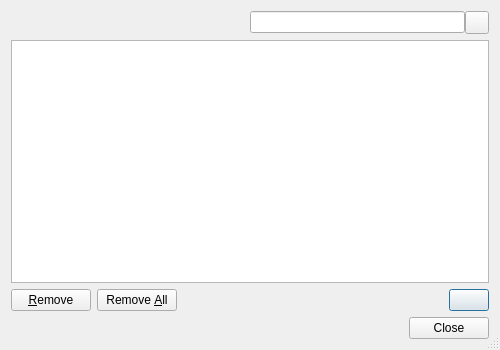
<?xml version="1.0" encoding="UTF-8"?>
<ui version="4.0">
 <class>PasswordsDialog</class>
 <widget class="QDialog" name="PasswordsDialog">
  <property name="geometry">
   <rect>
    <x>0</x>
    <y>0</y>
    <width>500</width>
    <height>350</height>
   </rect>
  </property>
  <property name="windowTitle">
   <string>Saved Passwords</string>
  </property>
  <property name="sizeGripEnabled">
   <bool>true</bool>
  </property>
  <layout class="QVBoxLayout" name="verticalLayout">
   <item>
    <layout class="QHBoxLayout" name="horizontalLayout_2">
     <item>
      <spacer name="horizontalSpacer">
       <property name="orientation">
        <enum>Qt::Horizontal</enum>
       </property>
       <property name="sizeHint" stdset="0">
        <size>
         <width>40</width>
         <height>20</height>
        </size>
       </property>
      </spacer>
     </item>
     <item>
      <layout class="QHBoxLayout" name="horizontalLayout">
       <property name="spacing">
        <number>0</number>
       </property>
       <item>
        <widget class="QLineEdit" name="searchEdit">
         <property name="toolTip">
          <string>Enter search term</string>
         </property>
        </widget>
       </item>
       <item>
        <widget class="QToolButton" name="clearButton">
         <property name="toolTip">
          <string>Press to clear the search edit</string>
         </property>
         <property name="text">
          <string/>
         </property>
        </widget>
       </item>
      </layout>
     </item>
    </layout>
   </item>
   <item>
    <widget class="E4TableView" name="passwordsTable">
     <property name="alternatingRowColors">
      <bool>true</bool>
     </property>
     <property name="selectionBehavior">
      <enum>QAbstractItemView::SelectRows</enum>
     </property>
     <property name="textElideMode">
      <enum>Qt::ElideMiddle</enum>
     </property>
     <property name="showGrid">
      <bool>false</bool>
     </property>
     <property name="sortingEnabled">
      <bool>true</bool>
     </property>
    </widget>
   </item>
   <item>
    <layout class="QHBoxLayout" name="horizontalLayout_3">
     <item>
      <widget class="QPushButton" name="removeButton">
       <property name="toolTip">
        <string>Press to remove the selected entries</string>
       </property>
       <property name="text">
        <string>&amp;Remove</string>
       </property>
       <property name="autoDefault">
        <bool>false</bool>
       </property>
      </widget>
     </item>
     <item>
      <widget class="QPushButton" name="removeAllButton">
       <property name="toolTip">
        <string>Press to remove all entries</string>
       </property>
       <property name="text">
        <string>Remove &amp;All</string>
       </property>
       <property name="autoDefault">
        <bool>false</bool>
       </property>
      </widget>
     </item>
     <item>
      <spacer name="horizontalSpacer_2">
       <property name="orientation">
        <enum>Qt::Horizontal</enum>
       </property>
       <property name="sizeHint" stdset="0">
        <size>
         <width>208</width>
         <height>20</height>
        </size>
       </property>
      </spacer>
     </item>
     <item>
      <widget class="QPushButton" name="passwordsButton">
       <property name="toolTip">
        <string>Press to toggle the display of passwords</string>
       </property>
       <property name="text">
        <string/>
       </property>
      </widget>
     </item>
    </layout>
   </item>
   <item>
    <widget class="QDialogButtonBox" name="buttonBox">
     <property name="orientation">
      <enum>Qt::Horizontal</enum>
     </property>
     <property name="standardButtons">
      <set>QDialogButtonBox::Close</set>
     </property>
    </widget>
   </item>
  </layout>
 </widget>
 <customwidgets>
  <customwidget>
   <class>E4TableView</class>
   <extends>QTableView</extends>
   <header>E4Gui/E4TableView.h</header>
  </customwidget>
 </customwidgets>
 <tabstops>
  <tabstop>searchEdit</tabstop>
  <tabstop>clearButton</tabstop>
  <tabstop>passwordsTable</tabstop>
  <tabstop>removeButton</tabstop>
  <tabstop>removeAllButton</tabstop>
  <tabstop>passwordsButton</tabstop>
  <tabstop>buttonBox</tabstop>
 </tabstops>
 <resources/>
 <connections>
  <connection>
   <sender>buttonBox</sender>
   <signal>accepted()</signal>
   <receiver>PasswordsDialog</receiver>
   <slot>accept()</slot>
   <hints>
    <hint type="sourcelabel">
     <x>228</x>
     <y>274</y>
    </hint>
    <hint type="destinationlabel">
     <x>157</x>
     <y>274</y>
    </hint>
   </hints>
  </connection>
  <connection>
   <sender>buttonBox</sender>
   <signal>rejected()</signal>
   <receiver>PasswordsDialog</receiver>
   <slot>reject()</slot>
   <hints>
    <hint type="sourcelabel">
     <x>316</x>
     <y>260</y>
    </hint>
    <hint type="destinationlabel">
     <x>286</x>
     <y>274</y>
    </hint>
   </hints>
  </connection>
  <connection>
   <sender>clearButton</sender>
   <signal>clicked()</signal>
   <receiver>searchEdit</receiver>
   <slot>clear()</slot>
   <hints>
    <hint type="sourcelabel">
     <x>376</x>
     <y>21</y>
    </hint>
    <hint type="destinationlabel">
     <x>329</x>
     <y>23</y>
    </hint>
   </hints>
  </connection>
 </connections>
</ui>
